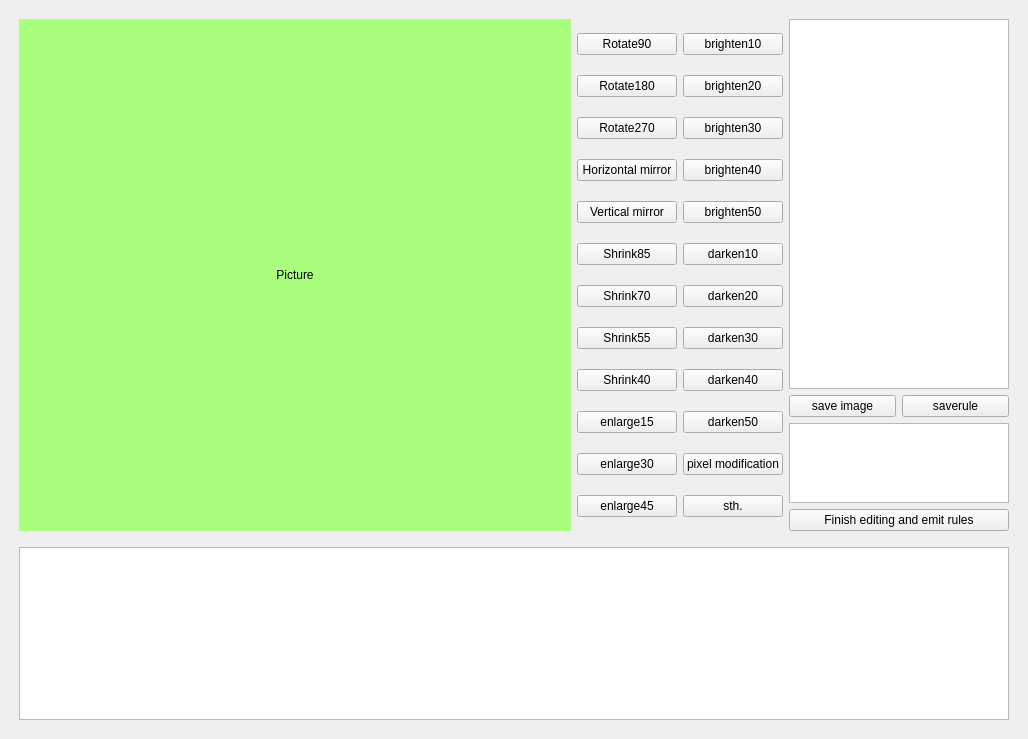
<?xml version="1.0" encoding="UTF-8"?>
<ui version="4.0">
 <class>MainWindow</class>
 <widget class="QMainWindow" name="MainWindow">
  <property name="geometry">
   <rect>
    <x>0</x>
    <y>0</y>
    <width>1028</width>
    <height>739</height>
   </rect>
  </property>
  <property name="windowTitle">
   <string>ImageProcessAndProcessRules</string>
  </property>
  <widget class="QWidget" name="centralwidget">
   <layout class="QGridLayout" name="gridLayout_2">
    <item row="2" column="1">
     <spacer name="horizontalSpacer_2">
      <property name="orientation">
       <enum>Qt::Horizontal</enum>
      </property>
      <property name="sizeType">
       <enum>QSizePolicy::Minimum</enum>
      </property>
      <property name="sizeHint" stdset="0">
       <size>
        <width>10</width>
        <height>10</height>
       </size>
      </property>
     </spacer>
    </item>
    <item row="1" column="2">
     <spacer name="horizontalSpacer">
      <property name="orientation">
       <enum>Qt::Horizontal</enum>
      </property>
      <property name="sizeType">
       <enum>QSizePolicy::Minimum</enum>
      </property>
      <property name="sizeHint" stdset="0">
       <size>
        <width>10</width>
        <height>20</height>
       </size>
      </property>
     </spacer>
    </item>
    <item row="1" column="0">
     <spacer name="horizontalSpacer_3">
      <property name="orientation">
       <enum>Qt::Horizontal</enum>
      </property>
      <property name="sizeType">
       <enum>QSizePolicy::Minimum</enum>
      </property>
      <property name="sizeHint" stdset="0">
       <size>
        <width>10</width>
        <height>20</height>
       </size>
      </property>
     </spacer>
    </item>
    <item row="0" column="1">
     <spacer name="verticalSpacer">
      <property name="orientation">
       <enum>Qt::Vertical</enum>
      </property>
      <property name="sizeType">
       <enum>QSizePolicy::Minimum</enum>
      </property>
      <property name="sizeHint" stdset="0">
       <size>
        <width>20</width>
        <height>10</height>
       </size>
      </property>
     </spacer>
    </item>
    <item row="1" column="1">
     <layout class="QHBoxLayout" name="horizontalLayout_2">
      <item>
       <widget class="QLabel" name="picture">
        <property name="minimumSize">
         <size>
          <width>512</width>
          <height>512</height>
         </size>
        </property>
        <property name="font">
         <font>
          <pointsize>9</pointsize>
         </font>
        </property>
        <property name="styleSheet">
         <string notr="true">background-color: rgb(170, 255, 127);</string>
        </property>
        <property name="text">
         <string>Picture</string>
        </property>
        <property name="alignment">
         <set>Qt::AlignCenter</set>
        </property>
       </widget>
      </item>
      <item>
       <layout class="QGridLayout" name="gridLayout">
        <item row="0" column="0">
         <widget class="QPushButton" name="pushButton">
          <property name="minimumSize">
           <size>
            <width>100</width>
            <height>0</height>
           </size>
          </property>
          <property name="maximumSize">
           <size>
            <width>100</width>
            <height>16777215</height>
           </size>
          </property>
          <property name="font">
           <font>
            <pointsize>9</pointsize>
           </font>
          </property>
          <property name="text">
           <string>Rotate90</string>
          </property>
         </widget>
        </item>
        <item row="0" column="1">
         <widget class="QPushButton" name="pushButton_14">
          <property name="minimumSize">
           <size>
            <width>100</width>
            <height>0</height>
           </size>
          </property>
          <property name="maximumSize">
           <size>
            <width>100</width>
            <height>16777215</height>
           </size>
          </property>
          <property name="font">
           <font>
            <pointsize>9</pointsize>
           </font>
          </property>
          <property name="text">
           <string>brighten10</string>
          </property>
         </widget>
        </item>
        <item row="1" column="0">
         <widget class="QPushButton" name="pushButton_2">
          <property name="minimumSize">
           <size>
            <width>100</width>
            <height>0</height>
           </size>
          </property>
          <property name="maximumSize">
           <size>
            <width>100</width>
            <height>16777215</height>
           </size>
          </property>
          <property name="font">
           <font>
            <pointsize>9</pointsize>
           </font>
          </property>
          <property name="text">
           <string>Rotate180</string>
          </property>
         </widget>
        </item>
        <item row="1" column="1">
         <widget class="QPushButton" name="pushButton_15">
          <property name="minimumSize">
           <size>
            <width>100</width>
            <height>0</height>
           </size>
          </property>
          <property name="maximumSize">
           <size>
            <width>100</width>
            <height>16777215</height>
           </size>
          </property>
          <property name="font">
           <font>
            <pointsize>9</pointsize>
           </font>
          </property>
          <property name="text">
           <string>brighten20</string>
          </property>
         </widget>
        </item>
        <item row="2" column="0">
         <widget class="QPushButton" name="pushButton_3">
          <property name="minimumSize">
           <size>
            <width>100</width>
            <height>0</height>
           </size>
          </property>
          <property name="maximumSize">
           <size>
            <width>100</width>
            <height>16777215</height>
           </size>
          </property>
          <property name="font">
           <font>
            <pointsize>9</pointsize>
           </font>
          </property>
          <property name="text">
           <string>Rotate270</string>
          </property>
         </widget>
        </item>
        <item row="2" column="1">
         <widget class="QPushButton" name="pushButton_16">
          <property name="minimumSize">
           <size>
            <width>100</width>
            <height>0</height>
           </size>
          </property>
          <property name="maximumSize">
           <size>
            <width>100</width>
            <height>16777215</height>
           </size>
          </property>
          <property name="font">
           <font>
            <pointsize>9</pointsize>
           </font>
          </property>
          <property name="text">
           <string>brighten30</string>
          </property>
         </widget>
        </item>
        <item row="3" column="0">
         <widget class="QPushButton" name="pushButton_4">
          <property name="minimumSize">
           <size>
            <width>100</width>
            <height>0</height>
           </size>
          </property>
          <property name="maximumSize">
           <size>
            <width>100</width>
            <height>16777215</height>
           </size>
          </property>
          <property name="font">
           <font>
            <pointsize>9</pointsize>
           </font>
          </property>
          <property name="text">
           <string>Horizontal mirror</string>
          </property>
         </widget>
        </item>
        <item row="3" column="1">
         <widget class="QPushButton" name="pushButton_17">
          <property name="font">
           <font>
            <pointsize>9</pointsize>
           </font>
          </property>
          <property name="text">
           <string>brighten40</string>
          </property>
         </widget>
        </item>
        <item row="4" column="0">
         <widget class="QPushButton" name="pushButton_5">
          <property name="minimumSize">
           <size>
            <width>100</width>
            <height>0</height>
           </size>
          </property>
          <property name="maximumSize">
           <size>
            <width>100</width>
            <height>16777215</height>
           </size>
          </property>
          <property name="font">
           <font>
            <pointsize>9</pointsize>
           </font>
          </property>
          <property name="text">
           <string>Vertical mirror</string>
          </property>
         </widget>
        </item>
        <item row="4" column="1">
         <widget class="QPushButton" name="pushButton_18">
          <property name="minimumSize">
           <size>
            <width>100</width>
            <height>0</height>
           </size>
          </property>
          <property name="maximumSize">
           <size>
            <width>100</width>
            <height>16777215</height>
           </size>
          </property>
          <property name="font">
           <font>
            <pointsize>9</pointsize>
           </font>
          </property>
          <property name="text">
           <string>brighten50</string>
          </property>
         </widget>
        </item>
        <item row="5" column="0">
         <widget class="QPushButton" name="pushButton_7">
          <property name="minimumSize">
           <size>
            <width>100</width>
            <height>0</height>
           </size>
          </property>
          <property name="maximumSize">
           <size>
            <width>100</width>
            <height>16777215</height>
           </size>
          </property>
          <property name="font">
           <font>
            <pointsize>9</pointsize>
           </font>
          </property>
          <property name="text">
           <string>Shrink85</string>
          </property>
         </widget>
        </item>
        <item row="5" column="1">
         <widget class="QPushButton" name="pushButton_19">
          <property name="minimumSize">
           <size>
            <width>100</width>
            <height>0</height>
           </size>
          </property>
          <property name="maximumSize">
           <size>
            <width>100</width>
            <height>16777215</height>
           </size>
          </property>
          <property name="font">
           <font>
            <pointsize>9</pointsize>
           </font>
          </property>
          <property name="text">
           <string>darken10</string>
          </property>
         </widget>
        </item>
        <item row="6" column="0">
         <widget class="QPushButton" name="pushButton_8">
          <property name="minimumSize">
           <size>
            <width>100</width>
            <height>0</height>
           </size>
          </property>
          <property name="maximumSize">
           <size>
            <width>100</width>
            <height>16777215</height>
           </size>
          </property>
          <property name="font">
           <font>
            <pointsize>9</pointsize>
           </font>
          </property>
          <property name="text">
           <string>Shrink70</string>
          </property>
         </widget>
        </item>
        <item row="6" column="1">
         <widget class="QPushButton" name="pushButton_20">
          <property name="minimumSize">
           <size>
            <width>100</width>
            <height>0</height>
           </size>
          </property>
          <property name="maximumSize">
           <size>
            <width>100</width>
            <height>16777215</height>
           </size>
          </property>
          <property name="font">
           <font>
            <pointsize>9</pointsize>
           </font>
          </property>
          <property name="text">
           <string>darken20</string>
          </property>
         </widget>
        </item>
        <item row="7" column="0">
         <widget class="QPushButton" name="pushButton_9">
          <property name="minimumSize">
           <size>
            <width>100</width>
            <height>0</height>
           </size>
          </property>
          <property name="maximumSize">
           <size>
            <width>100</width>
            <height>16777215</height>
           </size>
          </property>
          <property name="font">
           <font>
            <pointsize>9</pointsize>
           </font>
          </property>
          <property name="text">
           <string>Shrink55</string>
          </property>
         </widget>
        </item>
        <item row="7" column="1">
         <widget class="QPushButton" name="pushButton_21">
          <property name="minimumSize">
           <size>
            <width>100</width>
            <height>0</height>
           </size>
          </property>
          <property name="maximumSize">
           <size>
            <width>100</width>
            <height>16777215</height>
           </size>
          </property>
          <property name="font">
           <font>
            <pointsize>9</pointsize>
           </font>
          </property>
          <property name="text">
           <string>darken30</string>
          </property>
         </widget>
        </item>
        <item row="8" column="0">
         <widget class="QPushButton" name="pushButton_10">
          <property name="minimumSize">
           <size>
            <width>100</width>
            <height>0</height>
           </size>
          </property>
          <property name="maximumSize">
           <size>
            <width>100</width>
            <height>16777215</height>
           </size>
          </property>
          <property name="font">
           <font>
            <pointsize>9</pointsize>
           </font>
          </property>
          <property name="text">
           <string>Shrink40</string>
          </property>
         </widget>
        </item>
        <item row="8" column="1">
         <widget class="QPushButton" name="pushButton_22">
          <property name="minimumSize">
           <size>
            <width>100</width>
            <height>0</height>
           </size>
          </property>
          <property name="maximumSize">
           <size>
            <width>100</width>
            <height>16777215</height>
           </size>
          </property>
          <property name="font">
           <font>
            <pointsize>9</pointsize>
           </font>
          </property>
          <property name="text">
           <string>darken40</string>
          </property>
         </widget>
        </item>
        <item row="9" column="0">
         <widget class="QPushButton" name="pushButton_11">
          <property name="minimumSize">
           <size>
            <width>100</width>
            <height>0</height>
           </size>
          </property>
          <property name="maximumSize">
           <size>
            <width>100</width>
            <height>16777215</height>
           </size>
          </property>
          <property name="font">
           <font>
            <pointsize>9</pointsize>
           </font>
          </property>
          <property name="text">
           <string>enlarge15</string>
          </property>
         </widget>
        </item>
        <item row="9" column="1">
         <widget class="QPushButton" name="pushButton_23">
          <property name="minimumSize">
           <size>
            <width>100</width>
            <height>0</height>
           </size>
          </property>
          <property name="maximumSize">
           <size>
            <width>100</width>
            <height>16777215</height>
           </size>
          </property>
          <property name="font">
           <font>
            <pointsize>9</pointsize>
           </font>
          </property>
          <property name="text">
           <string>darken50</string>
          </property>
         </widget>
        </item>
        <item row="10" column="0">
         <widget class="QPushButton" name="pushButton_12">
          <property name="minimumSize">
           <size>
            <width>100</width>
            <height>0</height>
           </size>
          </property>
          <property name="maximumSize">
           <size>
            <width>100</width>
            <height>16777215</height>
           </size>
          </property>
          <property name="font">
           <font>
            <pointsize>9</pointsize>
           </font>
          </property>
          <property name="text">
           <string>enlarge30</string>
          </property>
         </widget>
        </item>
        <item row="10" column="1">
         <widget class="QPushButton" name="btn_pixelmodify">
          <property name="minimumSize">
           <size>
            <width>100</width>
            <height>0</height>
           </size>
          </property>
          <property name="maximumSize">
           <size>
            <width>100</width>
            <height>16777215</height>
           </size>
          </property>
          <property name="font">
           <font>
            <pointsize>9</pointsize>
           </font>
          </property>
          <property name="text">
           <string>pixel modification</string>
          </property>
         </widget>
        </item>
        <item row="11" column="0">
         <widget class="QPushButton" name="pushButton_13">
          <property name="minimumSize">
           <size>
            <width>100</width>
            <height>0</height>
           </size>
          </property>
          <property name="maximumSize">
           <size>
            <width>100</width>
            <height>16777215</height>
           </size>
          </property>
          <property name="font">
           <font>
            <pointsize>9</pointsize>
           </font>
          </property>
          <property name="text">
           <string>enlarge45</string>
          </property>
         </widget>
        </item>
        <item row="11" column="1">
         <widget class="QPushButton" name="pushButton_26">
          <property name="minimumSize">
           <size>
            <width>100</width>
            <height>0</height>
           </size>
          </property>
          <property name="maximumSize">
           <size>
            <width>100</width>
            <height>16777215</height>
           </size>
          </property>
          <property name="font">
           <font>
            <pointsize>9</pointsize>
           </font>
          </property>
          <property name="text">
           <string>sth.</string>
          </property>
         </widget>
        </item>
       </layout>
      </item>
      <item>
       <layout class="QVBoxLayout" name="verticalLayout">
        <item>
         <widget class="QListWidget" name="setphistoryList">
          <property name="minimumSize">
           <size>
            <width>220</width>
            <height>0</height>
           </size>
          </property>
          <property name="maximumSize">
           <size>
            <width>220</width>
            <height>16777215</height>
           </size>
          </property>
         </widget>
        </item>
        <item>
         <layout class="QHBoxLayout" name="horizontalLayout">
          <item>
           <widget class="QPushButton" name="pushButton_27">
            <property name="font">
             <font>
              <pointsize>9</pointsize>
             </font>
            </property>
            <property name="text">
             <string>save image</string>
            </property>
           </widget>
          </item>
          <item>
           <widget class="QPushButton" name="pushButton_28">
            <property name="font">
             <font>
              <pointsize>9</pointsize>
             </font>
            </property>
            <property name="text">
             <string>saverule</string>
            </property>
           </widget>
          </item>
         </layout>
        </item>
        <item>
         <widget class="QListWidget" name="listWidget">
          <property name="minimumSize">
           <size>
            <width>220</width>
            <height>0</height>
           </size>
          </property>
          <property name="maximumSize">
           <size>
            <width>220</width>
            <height>80</height>
           </size>
          </property>
         </widget>
        </item>
        <item>
         <widget class="QPushButton" name="pushButton_29">
          <property name="font">
           <font>
            <pointsize>9</pointsize>
           </font>
          </property>
          <property name="text">
           <string>Finish editing and emit rules</string>
          </property>
         </widget>
        </item>
       </layout>
      </item>
     </layout>
    </item>
    <item row="4" column="1">
     <spacer name="verticalSpacer_2">
      <property name="orientation">
       <enum>Qt::Vertical</enum>
      </property>
      <property name="sizeType">
       <enum>QSizePolicy::Minimum</enum>
      </property>
      <property name="sizeHint" stdset="0">
       <size>
        <width>10</width>
        <height>10</height>
       </size>
      </property>
     </spacer>
    </item>
    <item row="3" column="1">
     <widget class="QListWidget" name="historyprocessstep">
      <property name="minimumSize">
       <size>
        <width>0</width>
        <height>130</height>
       </size>
      </property>
      <property name="maximumSize">
       <size>
        <width>16777215</width>
        <height>220</height>
       </size>
      </property>
     </widget>
    </item>
   </layout>
  </widget>
 </widget>
 <resources/>
 <connections/>
 <slots>
  <slot>btn_Rotate()</slot>
  <slot>btn_MirrorV()</slot>
  <slot>btn_Scaling()</slot>
  <slot>btn_BrightAdjustment()</slot>
  <slot>btn_MirrorH()</slot>
 </slots>
</ui>
